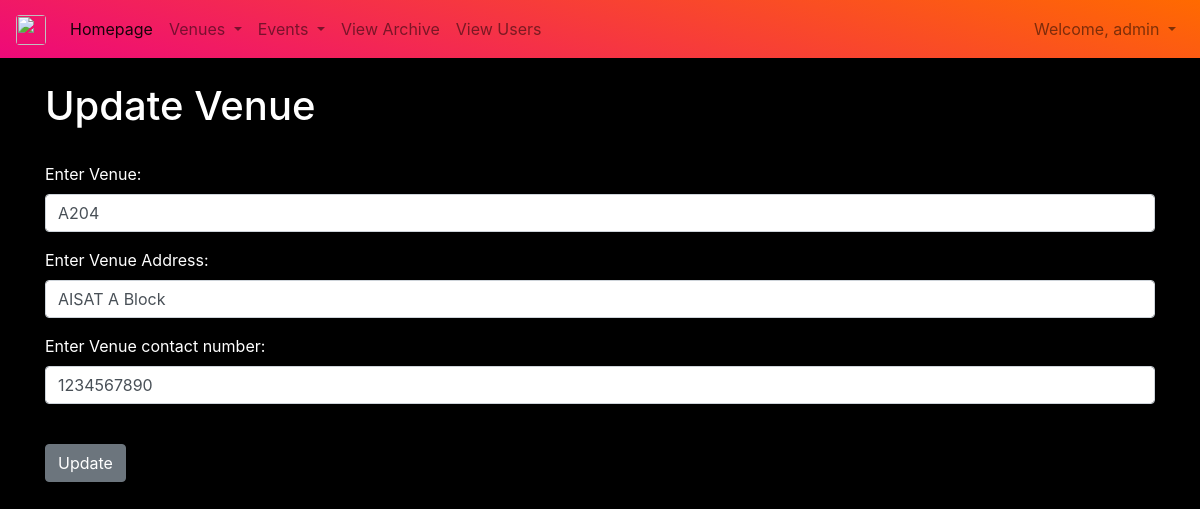
/updatevenues/3 (signed in), run on the app's committed database.
### App2/models.py (models this page shows, shortened)
class Venue(models.Model):
    name = models.CharField('Venue Name', max_length=120)
    address = models.CharField('Address', max_length=320)
    phone = models.CharField('Contact Number', max_length=120)

### App2/views.py (the view)
# urls.py: path("updatevenues/<venueid>", views.updvenues, name="updatevenues" ),
def updvenues(request, venueid):
    if request.user.is_authenticated:
        if request.user.is_superuser:
            venue = Venue.objects.get(pk=venueid)
            form = VenueForm(request.POST or None, instance=venue)
            if form.is_valid():
                form.save()
                messages.success(request, ("Venue Updated."))
                return HttpResponseRedirect('/venues')
            return render(request, 'App2/updatevenues.html',
                          {'venue': venue,
                           'form': form})
        else:
            messages.error(request, ("Only Admin can view venues"))
            return HttpResponseRedirect('/')
    else:
        messages.error(request, ("Please login to delete events."))
        return HttpResponseRedirect('/')

### App2/forms.py
class VenueForm(ModelForm):
	class Meta:
		model = Venue
		fields = ('name', 'address', 'phone', )
		labels = {
			'name': 'Enter Venue',
			'address': 'Enter Venue Address',
			'phone': 'Enter Venue contact number',
		}
		widgets = {
			'name': forms.TextInput(attrs={'class':'form-control', 'placeholder':'Venue Name'}),
			'address':forms.TextInput(attrs={'class':'form-control', 'placeholder':'Venue Address'}),
			'phone':forms.TextInput(attrs={'class':'form-control', 'placeholder':'Venue Address'}),
		}

### App2/templates/App2/updatevenues.html (shortened to what this page needs)
<!DOCTYPE html>
<html lang="en">
<head>
</head>
<body>
{% extends 'App2/header.html' %}
{% block content %}
{% if user.is_authenticated %}
	<h1 id="header">Update Venue</h1>
	<br/>
	<form action="" method=POST class="frm">
		{{ form.as_p }}
		<br/>
		<input type="submit" value="Update" class="btn btn-secondary">
{% else %}
	<h1 id="head">Sorry! You Must Be Logged In To View This Page</h1>
	<br/>
	<p>Please <a href="/login">login</a> to edit the document</p>
    </form>
{% endif %}
{% endblock %}

### App2/templates/App2/includes/navbar.html (shortened to what this page needs)
<!DOCTYPE html>
<html lang="en">
<head>
</head>
<body>
{% if user.is_authenticated %}
    {% if user.is_superuser %}
        <nav class="navbar navbar-expand-lg navbar-light bg-custom-2">
          <a class="navbar-brand" href="/">
            <img src="https://aisat.ac.in/wp-content/uploads/2018/05/logo.png" class="rounded" width="30" height="30" alt="" loading="lazy">
          </a>
          <div class="collapse navbar-collapse" id="navbarSupportedContent1">
            <ul class="navbar-nav mr-auto">
              <li class="nav-item active">
                <a class="nav-link" href="clubhomepage">Homepage<span class="sr-only">(current)</span></a>
              </li>
              <li class="nav-item dropdown">
                <a class="nav-link dropdown-toggle" href="#" id="navbarDropdown1" role="button" data-toggle="dropdown" aria-haspopup="true" aria-expanded="false">
                  Venues
                </a>
              </li>
              <li class="nav-item dropdown">
                <a class="nav-link dropdown-toggle" href="#" id="navbarDropdown2" role="button" data-toggle="dropdown" aria-haspopup="true" aria-expanded="false">
                  Events
                </a>
              </li>
              <li class="nav-item">
                <a class="nav-link" href="/reports">View Archive</a>
              </li>
              <li class="nav-item">
                <a class="nav-link" href="/users">View Users</a>
              </li>
            </ul>
            <ul class="navbar-nav">
                {% if user.is_authenticated %}
                <li class="nav-item dropdown">
                <a class="nav-link dropdown-toggle" href="#" id="navbarDropdown4" role="button" data-toggle="dropdown" aria-haspopup="true" aria-expanded="false">
                    Welcome, {{user.username}}
                </a>
              </li>
                {% else %}
                <li class="nav-item">
                    <a class="nav-link" href="/login">Login</a>
                </li>
                {% endif %}
            </ul>
          </div>
        </nav>
    {% endif %}
{% endif %}
</body>
</html>

### App2/static/css/home.css (style rules this page uses)
body { background-color: black !important; }
#header { color: white; !important }
.frm { color: white; !important }

### App2/templates/App2/includes/navbar.html (style rules this page uses)
.bg-custom-2 { background-image: linear-gradient(15deg, #ee0979 0%, #ff6a00 100%); }

### data on the page
Venue: name "A204", address "AISAT A Block", phone "1234567890"

### other printed values
{{ user.username }} "admin"
